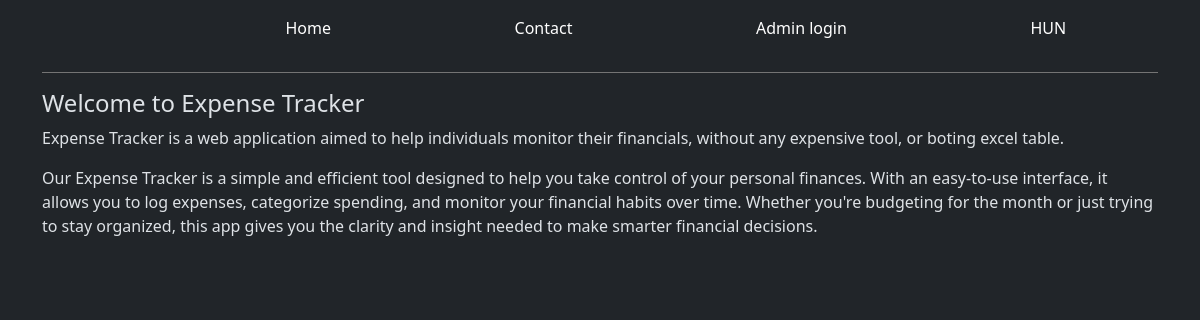
Screenshot of /?lang=en with the database file from the repository.
### tables this page shows
CREATE TABLE "texts" (
	"id"	INTEGER NOT NULL,
	"page_title"	TEXT NOT NULL,
	"introduction"	TEXT NOT NULL,
	"about"	TEXT NOT NULL,
	"language"	TEXT NOT NULL,
	PRIMARY KEY("id","language")
);

### private/database.php (called while the page is built, shortened)
<?php
class Database extends SQLite3{
    public function get_text_in_language(string $lang)
    {
        $ret = $this->query(
            "SELECT * FROM texts where language = '".$lang."'"
        );
        return $ret->fetchArray(SQLITE3_ASSOC);
    }
}

### public/home.php (the view, shortened to what this page needs)
<?php
    require_once __DIR__ . '/../private/database.php';
    global $database;
    if(isset($_SESSION['lang'])){
        $data = $database->get_text_in_language($_SESSION['lang']);
    }
?>
<section>
    <h4>
        <?php
        global $data;
        echo $data['page_title'];
        ?>
    </h4>
    <p>
        <?php
        global $data;
        echo $data['introduction'];
        ?>
    </p>
    <p>
        <?php
        global $data;
        echo $data['about'];
        ?>
    </p>
</section>

### style.css (style rules this page uses)
:root { --main-color:#2b2b2b; --secondary-color:#747474; --text-color: white; }
* { margin: 0; padding: 0; box-sizing: border-box; }
html { font-family: 'Segoe UI', Tahoma, Geneva, Verdana, sans-serif; }

### rows the page displays
texts: page_title "Welcome to Expense Tracker", introduction "Expense Tracker is a web application aimed to help individuals monitor their financials, without any expensive tool, or boting excel table.", about "Our Expense Tracker is a simple and efficient tool designed to help you take control of your personal finances. With an easy-to-use interface, it allows you to log expenses, categorize spending, and monitor your financial habits over time. Whether you're budgeting for the month or just trying to stay organized, this app gives you the clarity and insight needed to make smarter financial decisions."

### other values shown
$language->navbar->homelabel "Home"
$language->navbar->contactlabel "Contact"
$language->navbar->adminloginlabel "Admin login"
